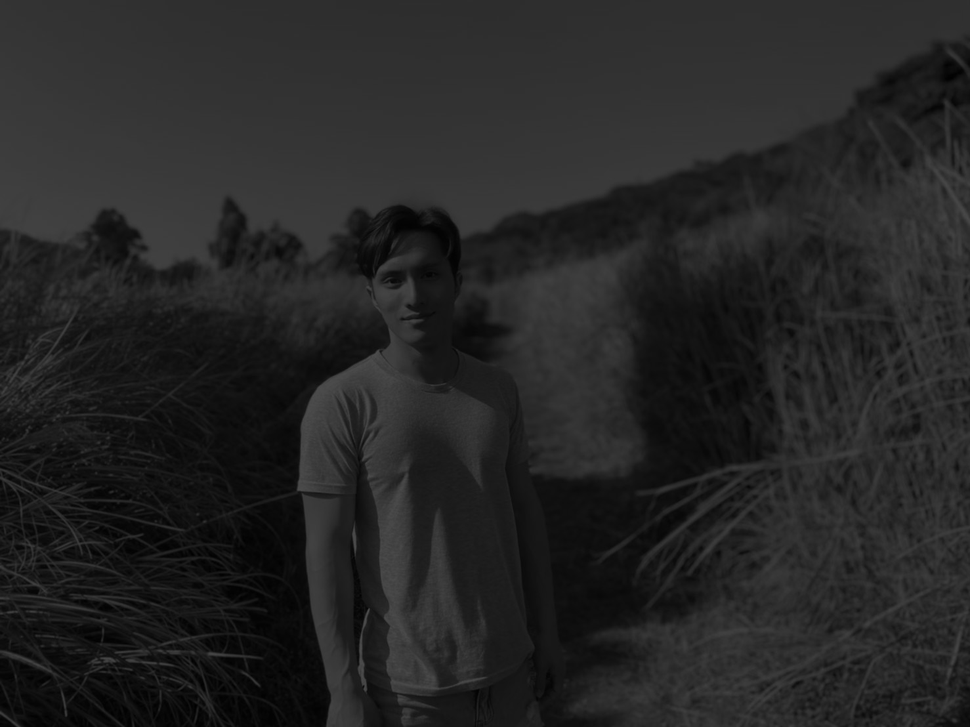
#> input picture input.png, 970 x 727 px, shrunk from 1478 x 1108 before the run
$ python Hw2.py input.png
#> lines starting #> are read from the running program, lines starting #| are printed output that depends on the picture
from PIL import Image
from collections import Counter
import numpy as np
import sys

def histogram_equalization(q0, qk, target, w, h):
    prob = (qk - q0) / (w * h)

    temp = target.flatten()
    H = Counter(temp)
    maxi = max(H) + 1

    p_sum = 0
    for i in range(maxi):
        p_sum += H[i]
        H[i] = p_sum

    for i in range(h):
        for j in range(w):
            if target[i][j] == 0 or target[i][j] == 255:
                continue

            target[i][j] = prob * H[target[i][j]]

    return np.uint8(target)

if __name__ == '__main__':
    if len(sys.argv) < 2:
        print('You should select input')
        sys.exit()

    Input = Image.open(sys.argv[1])
#> Input is the input picture: PIL image 970x727 L; min 0, max 78, mean 37.4
    input_arr = np.array(Input)
    w, h = Input.size
#> w = 970; h = 727

    output_arr = histogram_equalization(0, 255, input_arr, w, h)
#> in histogram_equalization, `H = Counter(temp)`: H = 79 items
#> in histogram_equalization, `maxi = max(H) + 1`: maxi = 79
#> the loop in histogram_equalization, `for i in range(maxi):` made 79 passes
#> p_sum on passes 1 to 12: 4, 30, 189, 885, 2183, 4027, 7049, 10457, 14453, 19773, 24855, 30575
#> after the loop in histogram_equalization, `for i in range(maxi):`: p_sum = 705190
#> after the loop in histogram_equalization, `for i in range(h):`:
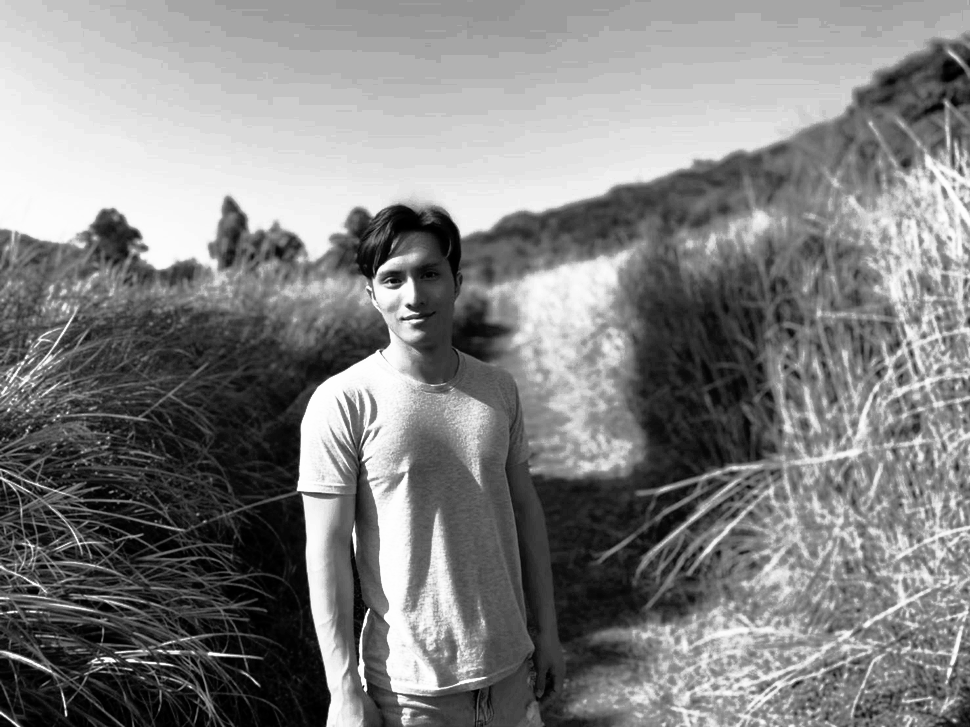
#> target: shape (727, 970); min 0, max 255, mean 129.6
    output = Image.fromarray(output_arr)
    output.save('output.png')
